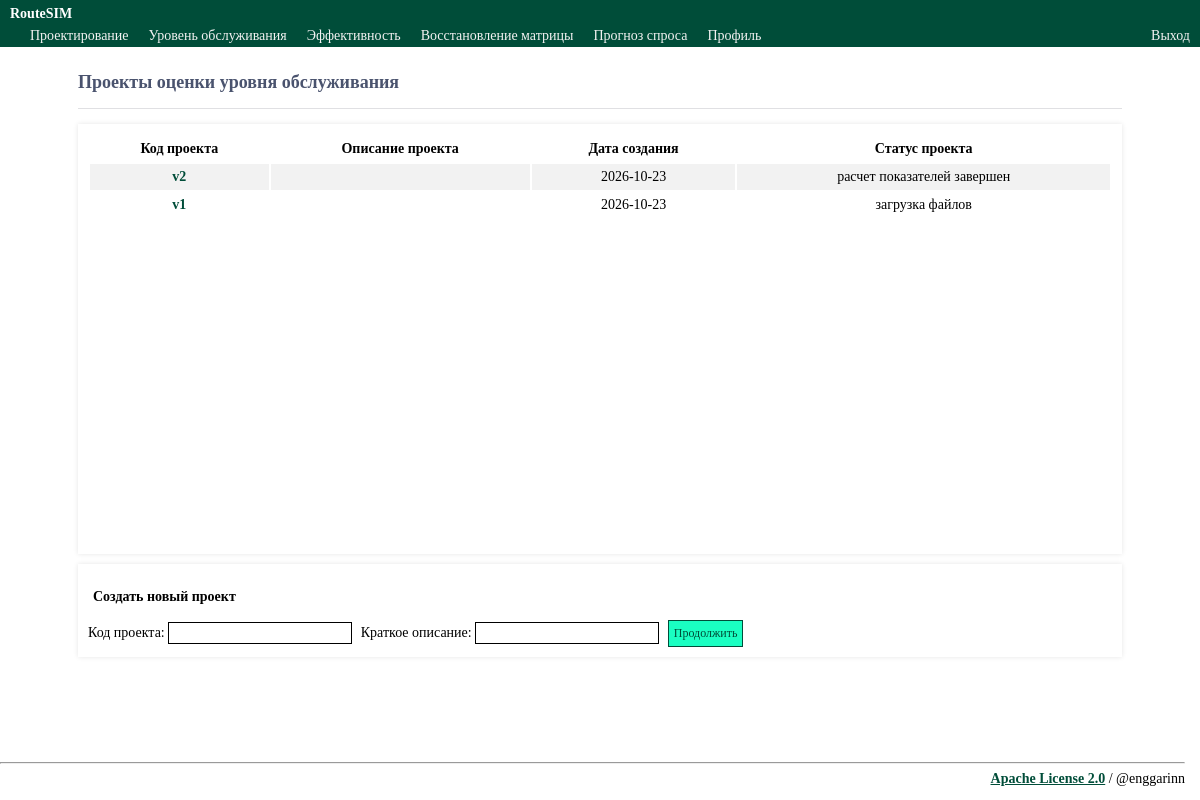
Page /los/ (signed in) on the committed database.
### tables this page shows
CREATE TABLE los_projects (
            id INTEGER PRIMARY KEY AUTOINCREMENT,
            username TEXT NOT NULL,
            proj_name TEXT NOT NULL,
            proj_descr TEXT NOT NULL,
            date_crt DATE NOT NULL,
            status_src INTEGER NOT NULL,
            status_geo INTEGER NOT NULL,
            status_prj INTEGER NOT NULL,
            calculation_started_at TEXT
        );

CREATE TABLE ref_status_los_prj (
            id INTEGER PRIMARY KEY AUTOINCREMENT,
            status_prj INTEGER NOT NULL,
            status_name TEXT NOT NULL
        );

### routes.py (the view, shortened to what this page needs)
@app.route('/los/', methods=['GET', 'POST'])
def projects():
    headers = ['Код проекта', 'Описание проекта', 'Дата создания', 'Статус проекта']
    if 'loggedin' in session:
        proj_data = models.los_get_projects(session['username'])
        if len(proj_data) == 0:
            not_filled = 0
        else: not_filled = 1
        proj_names = [name[0] for name in proj_data]
        form = CreateProject()
        return render_template('los_projects.html', username=session['username'], title="Уровень обслуживания", form=form,
                                headers=headers, rows=proj_data, not_filled=not_filled)
    else:
        return redirect(url_for('login'))

### routes.py
class CreateProject(FlaskForm):
    proj_name = StringField(validators=[InputRequired(), Length(min=1, max=9)])
    proj_descr = StringField(validators=[Length(min=0, max=150)])
    submit = SubmitField('Продолжить')

### models.py (called while the page is built)
def get_db_cur():
    conn = sqlite3.connect(
        DB_PATH,
        detect_types=sqlite3.PARSE_DECLTYPES | sqlite3.PARSE_COLNAMES,
    )
    conn.row_factory = sqlite3.Row
    cur = conn.cursor()
    return conn, cur

def los_get_projects(username):
    recover_stale_calculations(username)
    conn, cur = get_db_cur()
    cur.execute(
        """SELECT los_projects.proj_name, los_projects.proj_descr, los_projects.date_crt, ref_status_los_prj.status_name
           FROM los_projects JOIN ref_status_los_prj ON los_projects.status_prj = ref_status_los_prj.status_prj
           WHERE username = ? ORDER BY los_projects.id DESC""",
        (username,),
    )
    los_projects = cur.fetchall()
    cur.close()
    conn.close()
    return los_projects

def _calculation_project_states(cur):
    states = [
        ('los_projects', LOS_STATUS_CALCULATING, LOS_STATUS_FAILED),
        ('eff_projects', EFF_STATUS_CALCULATING, EFF_STATUS_FAILED),
        ('demand_projects', DEMAND_STATUS_CALCULATING, DEMAND_STATUS_FAILED),
        ('forecast_projects', FORECAST_STATUS_CALCULATING, FORECAST_STATUS_FAILED),
    ]
    if cur.execute("SELECT 1 FROM sqlite_master WHERE type = 'table' AND name = 'forecast_bl_projects'").fetchone():
        states.append(('forecast_bl_projects', FORECAST_STATUS_CALCULATING, FORECAST_STATUS_FAILED))
    if cur.execute("SELECT 1 FROM sqlite_master WHERE type = 'table' AND name = 'forecast_bl_2_projects'").fetchone():
        states.append(('forecast_bl_2_projects', FORECAST_STATUS_CALCULATING, FORECAST_STATUS_FAILED))
    return states

### rsim.py (called while the page is built)
@app.before_request
def before_request():
    session.permanent = True
    app.permanent_session_lifetime = timedelta(minutes=60)

### templates/los_projects.html (shortened to what this page needs)
{% extends 'layout.html' %}
{% block content %}
<h2>Проекты оценки уровня обслуживания</h2>
{% if not_filled == 1 %}
<div id="projects_table">
  <table class="table_t1" style="width:100%;">
    <tr>
      {% for col in headers %}
      <th>{{ col }}</th>
      {% endfor %}
    </tr>
    {% for row in rows %}
    <tr>
      {% for col in row %}
        {% if loop.index == 1 %}
          <td><a href="{{ url_for('src_loader', proj_name=col) }}" class="mainlink">{{ col }}</a></td>
        {% else %}
          <td>{{ col }}</td>
        {% endif %}
      {% endfor %}
    </tr>
    {% endfor %}
  </table>
</div>
{% endif %}
<div class="form_t1">
  <form action="" method="post">
    <p style="font-weight: bold;">Создать новый проект</p>
    Код проекта: {{ form.proj_name }}
    Краткое описание: {{ form.proj_descr }}
    {{ form.submit() }}
  </form>
</div>
{% endblock %}

### templates/layout.html (shortened to what this page needs)
<!DOCTYPE html>
<html>
  <head>
    {% block head %}
    <link rel="stylesheet" href="{{ url_for('static', filename='css/style.css') }}">
    {% endblock %}
  </head>
  <body>
      <div class="main_label"><a href="{{ url_for('landing') }}" style="font-weight: bold; color: white; text-decoration: none;">RouteSIM</a></div>
      <div class="topnav" style="padding-left:20px">
            <a href="{{ url_for('geo_projects') }}">Проектирование</a>
            <a href="{{ url_for('projects') }}">Уровень обслуживания</a>
            <a href="{{ url_for('eff_projects') }}">Эффективность</a>
            <a href="{{ url_for('demand.projects') }}">Восстановление матрицы</a>
            <a href="{{ url_for('forecast.projects') }}">Прогноз спроса</a>
            <a href="{{ url_for('profile') }}">Профиль</a>
            <a href="{{ url_for('logout') }}" style="float:right">Выход</a>
      </div>
      <div class="wrapper">
        <div class="content">
        {% block content %}{% endblock %}
        </div>
      </div>
    <div class="footer">
    <hr>
      <a href="https://github.com/apache/.github/blob/main/LICENSE" target="_blank" class="tuplink">Apache License 2.0</a> / @enggarinn
    </div>
  </body>
</html>

### static/css/style.css (style rules this page uses)
* { box-sizing: border-box; font-family: Calibri; font-size: 14px; -webkit-font-smoothing: antialiased; }
html, body { margin: 0; height: 100%; }
h2 { padding-top: 10px; padding-bottom: 15px; }
.wrapper { min-height: 85%; }
.footer { margin-top: 20px; min-height: 35px; padding-right: 15px; text-align: right; }
.topnav { background-color: #004d39; overflow: hidden; align-items: right; }
.topnav a { float: left; color: #f2f2f2; text-align: center; padding: 0px 10px 3px 10px; text-decoration: none; font-size: 14px; }
.main_label { background-color: #004d39; color: #ffffff; font-size: 20px; padding-left: 10px; padding-bottom: 5px; }
.content { width: 87%; margin: 0 auto; }
.content h2 { font-size: 18px; border-bottom: 1px solid #e0e0e3; color: #4a536e; }
.content > p, .content > div { box-shadow: 0 0 5px 0 rgba(0, 0, 0, 0.1); margin: 10px 0; padding: 10px; background-color: #fff; }
.content > div p { padding: 5px; margin: 0 0 10px 0; }
.form_t1 form { flex-wrap: wrap; justify-content: left; padding-top: 10px; }
.form_t1 form input { display: inline-block; border: 1px solid black; background-color: white; color: black; padding: 2px; margin-right: 5px; font-size: 14px; }
.form_t1 form input[type="submit"] { border: 1px solid #004d39; background-color: #1affc2; color: #004d39; padding: 5px; font-size: 12px; cursor: pointer }
.table_t1 th, td { text-align: left; padding: 5px; text-align: center }
.table_t1 tr:nth-child(even) { background-color: #f2f2f2; }
.mainlink { font-weight: bold; color: #004d39; text-decoration: none; }
.tuplink { font-weight: bold; color: #004d39; text-decoration: underline; }
#projects_table { height: 430px; overflow-y: auto; }

### rows in the picture
los_projects: proj_name "v2", date_crt "2026-10-23"
ref_status_los_prj: status_name "расчет показателей завершен"
los_projects: proj_name "v1", date_crt "2026-10-23"
ref_status_los_prj: status_name "загрузка файлов"

### other values in the picture
{{ col }} "Код проекта" "Описание проекта" "Дата создания" "Статус проекта"
